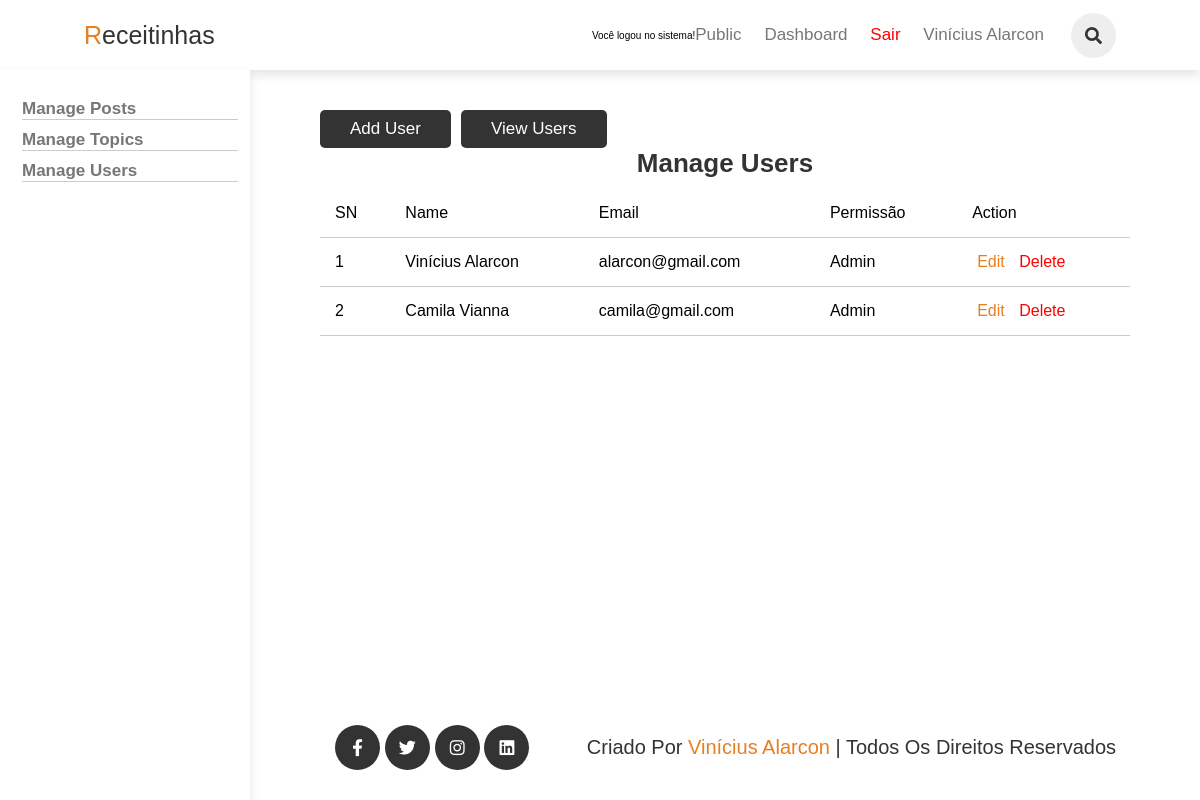
Screenshot of /admin/users/index.php (signed in) with the database file from the repository.
### tables this page shows
CREATE TABLE `users` (
  `id` int(11) NOT NULL,
  `admin` tinyint(4) NOT NULL DEFAULT 0,
  `username` varchar(255) NOT NULL,
  `email` varchar(255) NOT NULL,
  `password` varchar(255) NOT NULL,
  `created_at` timestamp NULL DEFAULT current_timestamp()
);

### app/models/User.php (called while the page is built, shortened)
<?php
require(ROOT_PATH . "/app/database/connect.php");
function selectAllUsers()
{
    global $pdo;
    $sql = "SELECT * FROM users";
    $stmt = $pdo->prepare($sql);
    $stmt->execute();
    $result = $stmt->fetchAll(PDO::FETCH_ASSOC);
    return $result;
}

### app/controllers/users.php (called while the page is built, shortened)
<?php
    require(ROOT_PATH . "/app/models/User.php");
    $users = selectAllUsers();
?>

### admin/users/index.php (the view, shortened to what this page needs)
<?php
    require(ROOT_PATH . "/app/controllers/users.php");
?>
<!DOCTYPE html>
<html lang="pt-BR">
<head>
    <link rel="stylesheet" href="https://cdnjs.cloudflare.com/ajax/libs/font-awesome/5.15.3/css/all.min.css">
    <link rel="stylesheet" href="../../assets/css/admin.css">
</head>
<body>
<?php include(ROOT_PATH . "/app/includes/header-admin.php"); ?>
<section class="container" id="posts">
    <?php include(ROOT_PATH . "/app/includes/sidebar-admin.php"); ?>
    <div class="content-container">
        <div class="content">
           <div class="buttons">
                <a href="<?= BASE_URL . '/admin/users/create-user.php'?>" class="btn">Add User</a>
                <a href="<?= BASE_URL . '/admin/users/index.php'?>" class="btn">View Users</a>
           </div>
            <div class="main-content">
                <h1 class="title">Manage Users</h1>
                <table>
                    <thead>
                        <th>SN</th>
                        <th>Name</th>
                        <th>Email</th>
                        <th>Permissão</th>
                        <th colspan="2">Action</th>
                    </thead>
                    <tbody>
                        <?php foreach ($users as $key => $user): ?>
                        <tr>
                            <td><?= $key + 1?></td>
                            <td><?= $user["username"]?></td>
                            <td><?= $user["email"]?></td>
                            <td><?= $user["admin"] == 1 ? "Admin" : "Usuário";?></td>
                            <td>
                                <a href="<?= BASE_URL . '/admin/users/edit-user.php?id='. $user["id"]?>" class="edit">Edit</a>
                                <a href="<?= BASE_URL . '/admin/users/index.php?del_id='. $user["id"]?>" class="delete">Delete</a>
                            </td>
                        </tr>
                        <?php endforeach; ?>
                    </tbody>
                </table>
            </div>
        </div>
    </div>
</section>
<?php include(ROOT_PATH . "/app/includes/footer.php"); ?>
</body>
</html>

### assets/css/admin.css (style rules this page uses)
:root { --orange:#e67e22; --black:#333; --light-color:#777; --border:.1rem solid rgba(0,0,0,.2); --box-shadow:0 .5rem 1rem rgba(0,0,0,.1); }
* { margin:0; padding:0; box-sizing: border-box; outline: none; border:none; text-decoration: none; font-family: Verdana, Geneva, Tahoma, sans-serif; font-weight: lighter; }
html { height: 100%; font-size: 62.5%; overflow-x: hidden; scroll-behavior: smooth; scroll-padding-top: 6rem; }
body { display: flex; flex-direction: column; min-height: 100vh; }
.btn { margin-top: 1rem; display: inline-block; background:var(--black); color:#fff; border-radius: .5rem; padding:.9rem 3rem; cursor: pointer; font-size: 1.7rem; }
.container { margin-top: 70px;height: calc(100vh - 150px); }
.container .content-container { margin-left: 250px; padding: 3rem 7rem; }
.content-container .content { width: 100%; margin-bottom: 10.5rem; }
.content-container .content .buttons { width: 100%; display: flex; margin-right: 2rem; }
.content-container .content .buttons a { margin-right: 1rem; }
.content-container .content h1 { text-align: center; font-size: 2.6rem; font-weight: 600; color: var(--black); margin-bottom: 1rem; }
table { width: 100%; border-collapse: collapse; font-size: 1.6rem; }
th, td { padding: 1.5rem; text-align: left; border-bottom: var(--border); }
.edit { color: var(--orange); }
.delete { color: red; }
.edit, .delete, .publish { margin: 0 0.5rem; }

### rows the page displays
users: username "Vinícius Alarcon", email "alarcon@gmail.com", admin "Admin"
users: username "Camila Vianna", email "camila@gmail.com", admin "Admin"

### other values shown
$_SESSION['message'] "Você logou no sistema!"
$_SESSION["username"] "Vinícius Alarcon"
